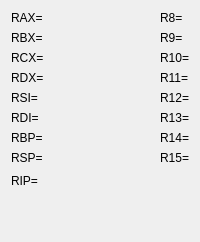
                   <widget class="QWidget" name="registers_64">
                    <layout class="QGridLayout" name="gridLayout_7">
                     <item row="0" column="0">
                      <layout class="QVBoxLayout" name="verticalLayout_17">
                       <item>
                        <layout class="QHBoxLayout" name="horizontalLayout">
                         <item>
                          <layout class="QVBoxLayout" name="verticalLayout_16">
                           <item>
                            <widget class="QRegisterLabel" name="RAX">
                             <property name="font">
                              <font>
                               <pointsize>9</pointsize>
                              </font>
                             </property>
                             <property name="text">
                              <string>RAX=</string>
                             </property>
                            </widget>
                           </item>
                           <item>
                            <widget class="QRegisterLabel" name="RBX">
                             <property name="font">
                              <font>
                               <pointsize>9</pointsize>
                              </font>
                             </property>
                             <property name="text">
                              <string>RBX=</string>
                             </property>
                            </widget>
                           </item>
                           <item>
                            <widget class="QRegisterLabel" name="RCX">
                             <property name="font">
                              <font>
                               <pointsize>9</pointsize>
                              </font>
                             </property>
                             <property name="text">
                              <string>RCX=</string>
                             </property>
                            </widget>
                           </item>
                           <item>
                            <widget class="QRegisterLabel" name="RDX">
                             <property name="font">
                              <font>
                               <pointsize>9</pointsize>
                              </font>
                             </property>
                             <property name="text">
                              <string>RDX=</string>
                             </property>
                            </widget>
                           </item>
                           <item>
                            <widget class="QRegisterLabel" name="RSI">
                             <property name="font">
                              <font>
                               <pointsize>9</pointsize>
                              </font>
                             </property>
                             <property name="text">
                              <string>RSI=</string>
                             </property>
                            </widget>
                           </item>
                           <item>
                            <widget class="QRegisterLabel" name="RDI">
                             <property name="font">
                              <font>
                               <pointsize>9</pointsize>
                              </font>
                             </property>
                             <property name="text">
                              <string>RDI=</string>
                             </property>
                            </widget>
                           </item>
                           <item>
                            <widget class="QRegisterLabel" name="RBP">
                             <property name="font">
                              <font>
                               <pointsize>9</pointsize>
                              </font>
                             </property>
                             <property name="text">
                              <string>RBP=</string>
                             </property>
                            </widget>
                           </item>
                           <item>
                            <widget class="QRegisterLabel" name="RSP">
                             <property name="font">
                              <font>
                               <pointsize>9</pointsize>
                              </font>
                             </property>
                             <property name="text">
                              <string>RSP=</string>
                             </property>
                            </widget>
                           </item>
                          </layout>
                         </item>
                         <item>
                          <spacer name="horizontalSpacer_2">
                           <property name="orientation">
                            <enum>Qt::Horizontal</enum>
                           </property>
                           <property name="sizeHint" stdset="0">
                            <size>
                             <width>40</width>
                             <height>20</height>
                            </size>
                           </property>
                          </spacer>
                         </item>
                         <item>
                          <layout class="QVBoxLayout" name="verticalLayout_3">
                           <item>
                            <widget class="QRegisterLabel" name="R8">
                             <property name="font">
                              <font>
                               <pointsize>9</pointsize>
                              </font>
                             </property>
                             <property name="text">
                              <string>R8=</string>
                             </property>
                            </widget>
                           </item>
                           <item>
                            <widget class="QRegisterLabel" name="R9">
                             <property name="font">
                              <font>
                               <pointsize>9</pointsize>
                              </font>
                             </property>
                             <property name="text">
                              <string>R9=</string>
                             </property>
                            </widget>
                           </item>
                           <item>
                            <widget class="QRegisterLabel" name="R10">
                             <property name="font">
                              <font>
                               <pointsize>9</pointsize>
                              </font>
                             </property>
                             <property name="text">
                              <string>R10=</string>
                             </property>
                            </widget>
                           </item>
                           <item>
                            <widget class="QRegisterLabel" name="R11">
                             <property name="font">
                              <font>
                               <pointsize>9</pointsize>
                              </font>
                             </property>
                             <property name="text">
                              <string>R11=</string>
                             </property>
                            </widget>
                           </item>
                           <item>
                            <widget class="QRegisterLabel" name="R12">
                             <property name="font">
                              <font>
                               <pointsize>9</pointsize>
                              </font>
                             </property>
                             <property name="text">
                              <string>R12=</string>
                             </property>
                            </widget>
                           </item>
                           <item>
                            <widget class="QRegisterLabel" name="R13">
                             <property name="font">
                              <font>
                               <pointsize>9</pointsize>
                              </font>
                             </property>
                             <property name="text">
                              <string>R13=</string>
                             </property>
                            </widget>
                           </item>
                           <item>
                            <widget class="QRegisterLabel" name="R14">
                             <property name="font">
                              <font>
                               <pointsize>9</pointsize>
                              </font>
                             </property>
                             <property name="text">
                              <string>R14=</string>
                             </property>
                            </widget>
                           </item>
                           <item>
                            <widget class="QRegisterLabel" name="R15">
                             <property name="font">
                              <font>
                               <pointsize>9</pointsize>
                              </font>
                             </property>
                             <property name="text">
                              <string>R15=</string>
                             </property>
                            </widget>
                           </item>
                          </layout>
                         </item>
                        </layout>
                       </item>
                       <item>
                        <layout class="QHBoxLayout" name="horizontalLayout_18">
                         <item>
                          <widget class="QRegisterLabel" name="RIP">
                           <property name="font">
                            <font>
                             <pointsize>9</pointsize>
                            </font>
                           </property>
                           <property name="text">
                            <string>RIP=</string>
                           </property>
                          </widget>
                         </item>
                         <item>
                          <spacer name="horizontalSpacer_19">
                           <property name="orientation">
                            <enum>Qt::Horizontal</enum>
                           </property>
                           <property name="sizeHint" stdset="0">
                            <size>
                             <width>40</width>
                             <height>20</height>
                            </size>
                           </property>
                          </spacer>
                         </item>
                        </layout>
                       </item>
                       <item>
                        <spacer name="verticalSpacer">
                         <property name="orientation">
                          <enum>Qt::Vertical</enum>
                         </property>
                         <property name="sizeHint" stdset="0">
                          <size>
                           <width>20</width>
                           <height>40</height>
                          </size>
                         </property>
                        </spacer>
                       </item>
                      </layout>
                     </item>
                    </layout>
                   </widget>
